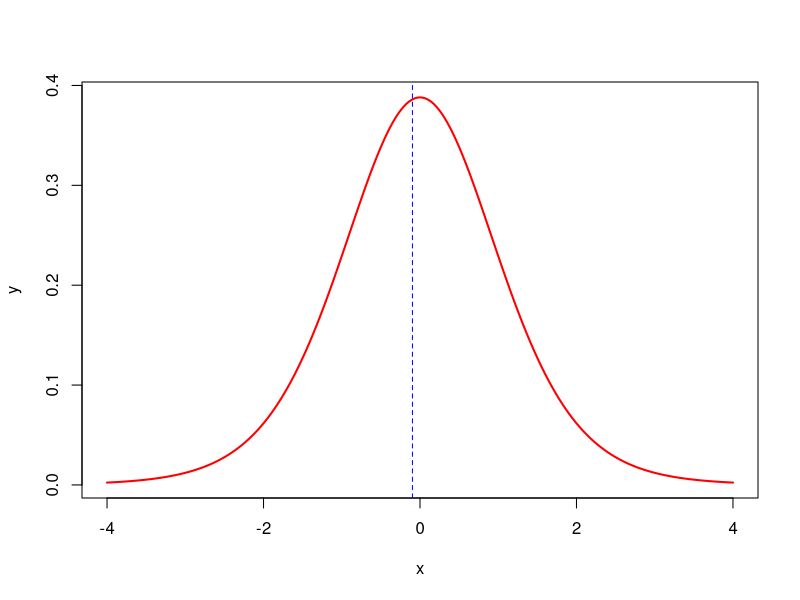
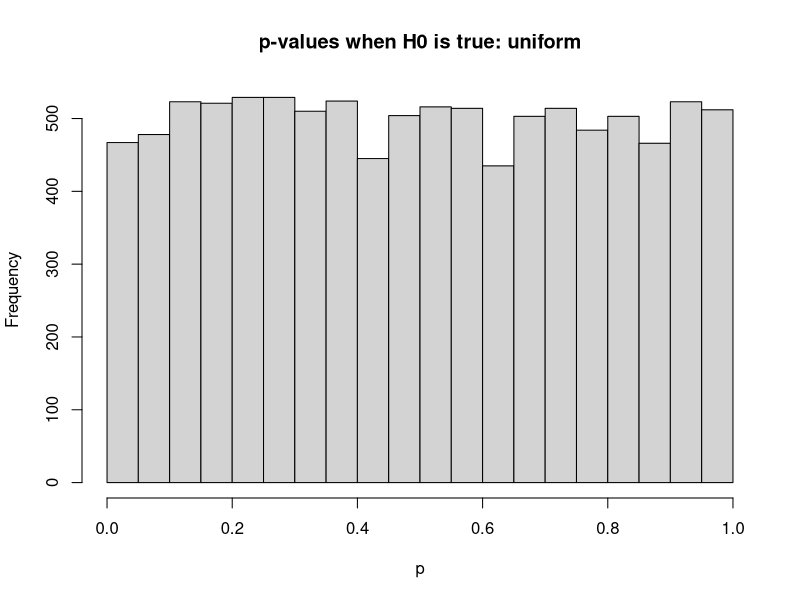
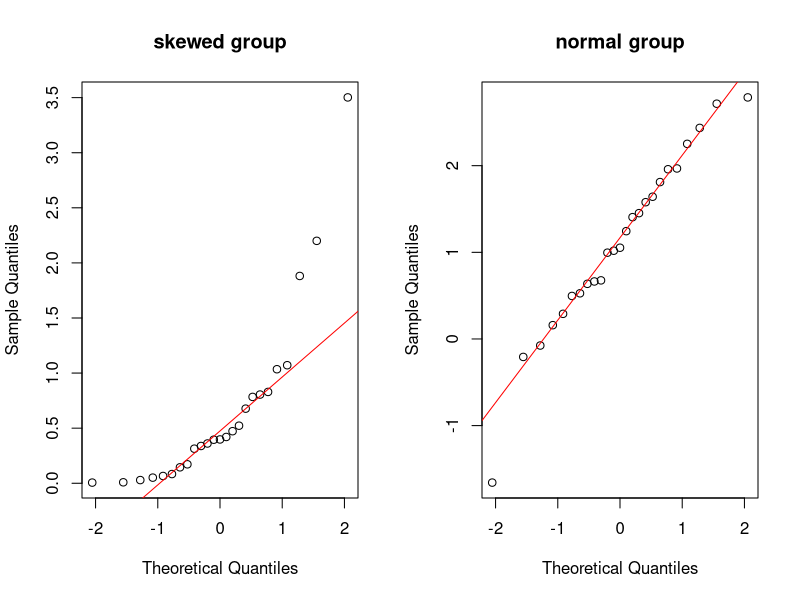
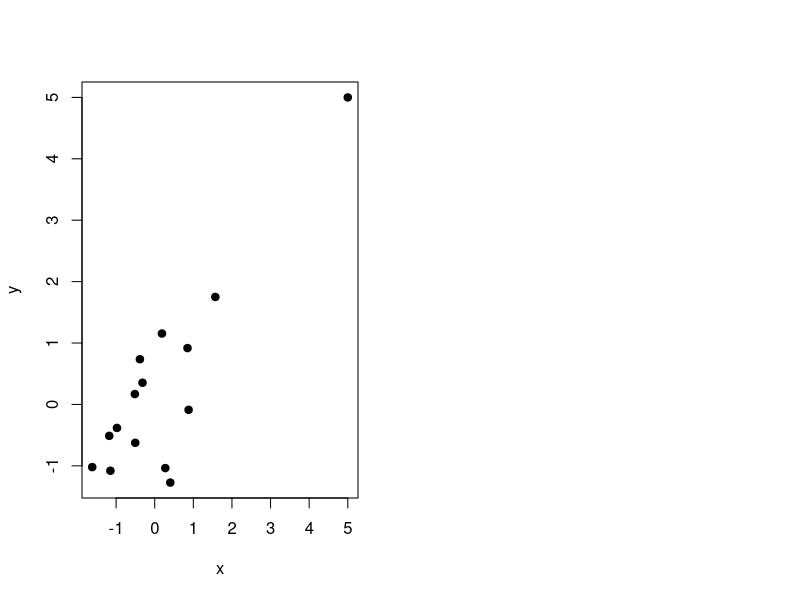

Here is the R script that generated these plots, in order:
## ---- chunk 1
knitr::opts_chunk$set(fig.width = 7, fig.height = 4)
set.seed(1)
## ---- chunk 2
F1 <- c(1.47,1.62,1.51,1.61,1.27,1.51,1.55,1.49,1.44,1.50)
F2 <- c(1.47,1.62,1.61,1.61,1.47,1.51,1.55,1.59,1.64,1.50)
F3 <- c(1.47,1.45,1.31,1.41,1.47,1.51,1.55,1.39,1.44,1.50)

data <- F1

# t statistic "by hand" for F2
t_value <- (mean(data) - 1.5) / (sd(data) / sqrt(length(data)))
t_value

# same data, different questions -> different p-values
sapply(c("greater", "less", "two.sided"),
       function(a) t.test(data, mu = 1.5, alternative = a)$p.value)
## ---- chunk 3
x <- seq(-4,4,by=0.01)
y <- dt(x,df=length(data)-1)
plot(x,y,lwd=2,col='red',type="l");abline(v=t_value,lty=2,col='blue')
## ---- chunk 4
n      <- 30
base   <- rnorm(n, mean = 220, sd = 35)        # patients differ a lot
before <- base + rnorm(n, sd = 7)
after  <- base - 8 + rnorm(n, sd = 7)          # true reduction of 8 mg/dL

t.test(after, before, paired = TRUE)$p.value   # correct
t.test(after - before, mu = 0)$p.value         # identical: one-sample test on differences
t.test(after, before)$p.value                  # unpaired (wrong here)
## ---- chunk 5
# If H0 is true, about 5% of the tests are significant anyway
p <- replicate(10000, t.test(rnorm(15), rnorm(15))$p.value)
mean(p < 0.05)
hist(p, breaks = 20, main = "p-values when H0 is true: uniform")
## ---- chunk 6
x <- rexp(25)           # skewed
y <- rnorm(25, 1, 1)
par(mfrow = c(1, 2))
qqnorm(x, main = "skewed group"); qqline(x, col = "red")
qqnorm(y, main = "normal group"); qqline(y, col = "red")
shapiro.test(x)$p.value
shapiro.test(y)$p.value
wilcox.test(x, y)$p.value
## ---- chunk 7
n <- 20
x <- rnorm(n)
y <- 0.3 * x + sqrt(1 - 0.3^2) * rnorm(n)    # true correlation rho = 0.3

r <- cor(x, y)
t <- r * sqrt(n - 2) / sqrt(1 - r^2)
c(r = r, t = t, p = 2 * pt(-abs(t), df = n - 2))   # "by hand"
cor.test(x, y)                                     # same t, df, p + 95% CI for rho
## ---- chunk 8
rcrit <- function(n, alpha = 0.05) {
  tc <- qt(1 - alpha / 2, df = n - 2)
  tc / sqrt(n - 2 + tc^2)
}
round(sapply(c(5, 10, 20, 50, 100, 500), rcrit), 3)
## ---- chunk 9
x <- rnorm(500)
y <- 0.1 * x + rnorm(500)
cor.test(x, y)$p.value   # significant ...
cor(x, y)^2              # ... but only ~1% of the variance explained
## ---- chunk 10
x <- c(rnorm(14), 5)     # no correlation + one extreme point
y <- c(rnorm(14), 5)
plot(x, y, pch = 19)
cor.test(x, y)$p.value                        # Pearson
cor.test(x, y, method = "spearman")$p.value   # Spearman
## ---- chunk 11
# small group with large variance, H0 true
p <- replicate(5000, {
  x <- rnorm(5, 0, 3); y <- rnorm(40, 0, 1)
  c(student = t.test(x, y, var.equal = TRUE)$p.value,
    welch   = t.test(x, y)$p.value)
})
rowMeans(p < 0.05)   # Student: far above 5%, Welch: ~5%
